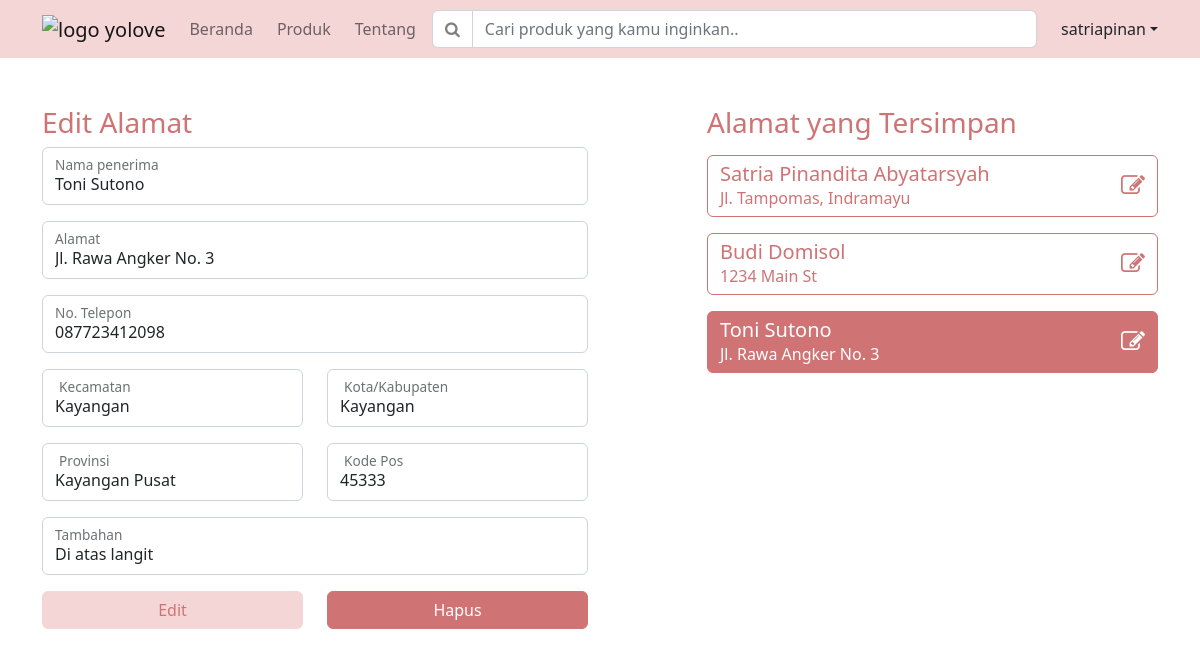
The page /profile_edit.php?alamat_edit=4 (signed in) on the database its author committed.
### tables this page shows
CREATE TABLE `detail_pengiriman` (
  `id_detail_pengiriman` int(11) NOT NULL,
  `nama_penerima` varchar(255) NOT NULL,
  `no_telp` varchar(15) NOT NULL,
  `alamat` varchar(255) NOT NULL,
  `kecamatan` varchar(255) NOT NULL,
  `kota` varchar(255) NOT NULL,
  `provinsi` varchar(255) NOT NULL,
  `kode_pos` varchar(10) NOT NULL,
  `tambahan` varchar(255) DEFAULT NULL,
  `username` varchar(255) NOT NULL
);

### profile_edit.php (the view, shortened to what this page needs)
<?php
include("config.php");
$username = $_SESSION['username'];
$query = "SELECT * FROM detail_pengiriman WHERE username='$username'";
$alamat_simpan = mysqli_query($conn, $query);
if(!empty($_GET['alamat_edit'])) {
	$id_edit_alamat = $_GET['alamat_edit'];
	$query = "SELECT * FROM detail_pengiriman WHERE id_detail_pengiriman='$id_edit_alamat'";
	$detail_edit_alamat = mysqli_query($conn, $query);
	$data_edit_alamat = mysqli_fetch_array($detail_edit_alamat, MYSQLI_ASSOC);
}
?>
<!DOCTYPE html>
<html>
	<head>
		<link rel="stylesheet" href="https://stackpath.bootstrapcdn.com/font-awesome/4.7.0/css/font-awesome.min.css">
		<link rel="stylesheet" type="text/css" href="style/style.css">
	</head>
	<body>
		<?php
		include "navbar.php";
		?>
		<main class="container-sm container-md container-lg container-xl container-xxl pb-5">
			<div class="row justify-content-between">
				<div class="col-6">
					<?php
						if(!empty($_GET['alamat_edit']))
						{echo "<h3 class='text-secondary'>Edit Alamat</h3>";}
						else{echo "<h3 class='text-secondary'>Tambah Alamat</h3>";}
					?>
					<form action="profile_edit.php" method="POST">
						<div class="form-floating mb-3">
							<input name="penerima" type="text" class="form-control" id="nama"
							<?php
								if(!empty($_GET['alamat_edit']))
								{echo "value='{$data_edit_alamat['nama_penerima']}'";}
							?> required>
							<label for="namadepan">Nama penerima</label>
						</div>
						<div class="form-floating mb-3">
							<input name="alamat" type="text" class="form-control" id="alamat"
							<?php
								if(!empty($_GET['alamat_edit']))
								{echo "value='{$data_edit_alamat['alamat']}'";}
							?> required>
							<label for="alamat">Alamat</label>
						</div>
						<div class="form-floating mb-3">
							<input name="tel" type="tel" class="form-control" id="tel"
							<?php
								if(!empty($_GET['alamat_edit']))
								{echo "value='{$data_edit_alamat['no_telp']}'";}
							?> required>
							<label for="tel">No. Telepon</label>
						</div>
						<div class="row">
							<div class="form-floating col-6 mb-3">
								<input name="kecamatan" type="text" class="form-control" id="kecamatan"
								<?php
									if(!empty($_GET['alamat_edit']))
									{echo "value='{$data_edit_alamat['kecamatan']}'";}
								?> required>
								<label for="kecamatan" class="ms-3">Kecamatan</label>
							</div>
							<div class="form-floating col-6 mb-3">
								<input name="kotakab" type="text" class="form-control" id="kotakab"
								<?php
									if(!empty($_GET['alamat_edit']))
									{echo "value='{$data_edit_alamat['kota']}'";}
								?> required>
								<label for="kotakab" class="ms-3">Kota/Kabupaten</label>
							</div>
						</div>
						<div class="row">
							<div class="form-floating col-6 mb-3">
								<input name="provinsi" type="text" class="form-control" id="provinsi"
								<?php
									if(!empty($_GET['alamat_edit']))
									{echo "value='{$data_edit_alamat['provinsi']}'";}
								?> required>
								<label for="provinsi" class="ms-3">Provinsi</label>
							</div>
							<div class="form-floating col-6 mb-3">
								<input name="kodepos" type="text" class="form-control" id="kodepos"
								<?php
									if(!empty($_GET['alamat_edit']))
									{echo "value='{$data_edit_alamat['kode_pos']}'";}
								?> required>
								<label for="kodepos" class="ms-3">Kode Pos</label>
							</div>
						</div>
						<div class="form-floating mb-3">
							<input name="tambahan"type="text" class="form-control" id="tambahan"
							<?php
								if(!empty($_GET['alamat_edit']))
								{echo "value='{$data_edit_alamat['tambahan']}'";}
							?>>
							<label for="tambahan">Tambahan</label>
						</div>
						<div class="row">
							<div class="col">
								<?php
									if(!empty($_GET['alamat_edit'])){
										echo "<button name='edit_pengiriman' class='w-100 btn btn-primary' type='submit'>Edit</button>";
									} else {
										echo "<button name='pengiriman' class='w-100 btn btn-primary' type='submit'>Tambah</button>";
									}
								?>
							</div>
							<?php
								if(!empty($_GET['alamat_edit'])){
									echo "<div class='col'>";
									echo "<a href='profile_edit.php?hapus_alamat={$data_edit_alamat['id_detail_pengiriman']}' class='w-100 btn btn-secondary'>Hapus</a>";
									echo "</div>";
								}
							?>
						</div>
					</form>
				</div>
				<div class="col-5">
					<h3 class="text-secondary mb-3">Alamat yang Tersimpan</h3>
					<?php
    					while($row = mysqli_fetch_array($alamat_simpan, MYSQLI_ASSOC)) {
    						echo "<a href='profile_edit.php?alamat_edit={$row['id_detail_pengiriman']}'
    						       class='rounded btn ";
    						       if($_GET['alamat_edit']==$row['id_detail_pengiriman'])
    						       {echo "btn-secondary";}
    						       else{echo "btn-outline-secondary";} echo " text-start w-100 mb-3'>
									<div class='d-flex justify-content-between align-items-center'>
										<div>
											<h5 class='mb-0'>{$row['nama_penerima']}</h5>
											<p class='fw-light mb-0'>{$row['alamat']}</p>
										</div>
										<div>
											<i class='fa fa-pencil-square-o fs-4'></i>
										</div>
									</div>
								  </a>";
						}
					?>
				</div>
			</div>
		</main>
	</body>
</html>

### rows shown on the page
detail_pengiriman: penerima "Toni Sutono", alamat "Jl. Rawa Angker No. 3", tel "087723412098", kecamatan "Kayangan", kotakab "Kayangan", provinsi "Kayangan Pusat", kodepos "45333", tambahan "Di atas langit", nama_penerima "Toni Sutono"
detail_pengiriman: nama_penerima "Satria Pinandita Abyatarsyah", alamat "Jl. Tampomas, Indramayu"
detail_pengiriman: nama_penerima "Budi Domisol", alamat "1234 Main St"

### other values the page prints
$username "satriapinan"
